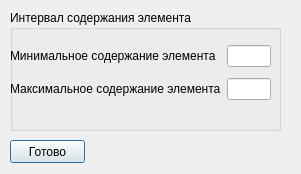
<?xml version="1.0" encoding="UTF-8"?>
<ui version="4.0">
 <class>SetElementDialog</class>
 <widget class="QDialog" name="SetElementDialog">
  <property name="geometry">
   <rect>
    <x>0</x>
    <y>0</y>
    <width>301</width>
    <height>174</height>
   </rect>
  </property>
  <property name="windowTitle">
   <string>Dialog</string>
  </property>
  <property name="modal">
   <bool>true</bool>
  </property>
  <widget class="QPushButton" name="pushButton">
   <property name="geometry">
    <rect>
     <x>10</x>
     <y>140</y>
     <width>75</width>
     <height>23</height>
    </rect>
   </property>
   <property name="text">
    <string>Готово</string>
   </property>
  </widget>
  <widget class="QGroupBox" name="groupBox">
   <property name="geometry">
    <rect>
     <x>10</x>
     <y>10</y>
     <width>271</width>
     <height>121</height>
    </rect>
   </property>
   <property name="title">
    <string>Интервал содержания элемента</string>
   </property>
   <widget class="QWidget" name="">
    <property name="geometry">
     <rect>
      <x>0</x>
      <y>30</y>
      <width>261</width>
      <height>67</height>
     </rect>
    </property>
    <layout class="QGridLayout" name="gridLayout">
     <item row="0" column="0">
      <widget class="QLabel" name="label">
       <property name="text">
        <string>Минимальное содержание элемента</string>
       </property>
      </widget>
     </item>
     <item row="0" column="1">
      <widget class="QLineEdit" name="MinEdit"/>
     </item>
     <item row="1" column="1">
      <widget class="QLineEdit" name="MaxEdit"/>
     </item>
     <item row="1" column="0">
      <widget class="QLabel" name="label_2">
       <property name="text">
        <string>Максимальное содержание элемента</string>
       </property>
      </widget>
     </item>
    </layout>
   </widget>
  </widget>
 </widget>
 <resources/>
 <connections>
  <connection>
   <sender>pushButton</sender>
   <signal>clicked()</signal>
   <receiver>SetElementDialog</receiver>
   <slot>accept()</slot>
   <hints>
    <hint type="sourcelabel">
     <x>78</x>
     <y>253</y>
    </hint>
    <hint type="destinationlabel">
     <x>117</x>
     <y>288</y>
    </hint>
   </hints>
  </connection>
 </connections>
</ui>
